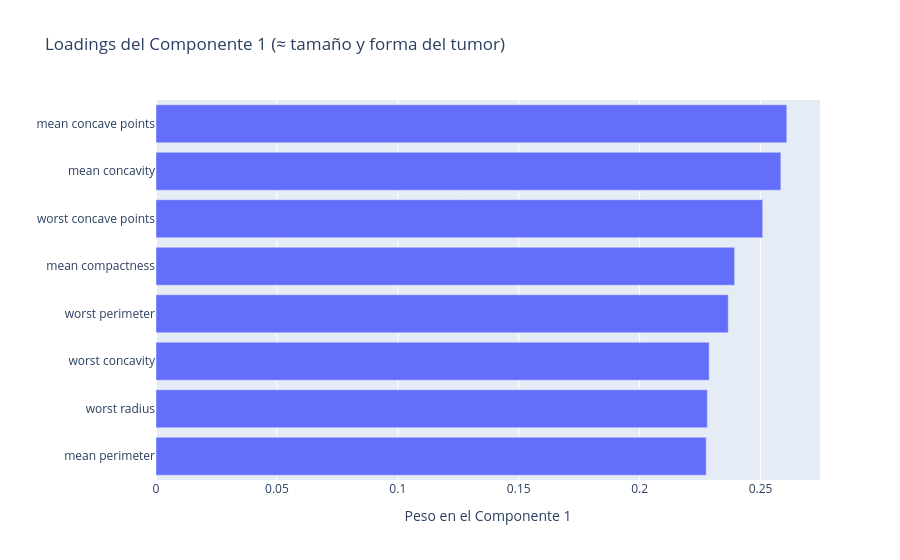

The cell this chart's notebook holds for it:
### Markdown cell above
¿Qué **significa** cada eje? Los **loadings** dicen cuánto pesa cada variable en el Componente 1:

### Code cell
loadings = pd.Series(pca.components_[0], index=cancer.data.columns)
top = loadings.reindex(loadings.abs().sort_values(ascending=False).index).head(8)
fig = px.bar(x=top.values[::-1], y=top.index[::-1], orientation='h',
             labels={'x': 'Peso en el Componente 1', 'y': ''},
             title='Loadings del Componente 1 (≈ tamaño y forma del tumor)')
fig.show()

### Figure 1 — Plotly figure (JSON) as saved in the notebook; plotly's stock layout.template omitted (floating-point values rounded to 4 significant figures)
{"data": [{"hovertemplate": "Peso en el Componente 1=%{x}<br>=%{y}<extra></extra>", "legendgroup": "", "marker": {"color": "#636efa", "pattern": {"shape": ""}}, "name": "", "orientation": "h", "showlegend": false, "textposition": "auto", "type": "bar", "x": [0.2275, 0.228, 0.2288, 0.2366, 0.2393, 0.2509, 0.2584, 0.2609], "xaxis": "x", "y": ["mean perimeter", "worst radius", "worst concavity", "worst perimeter", "mean compactness", "worst concave points", "mean concavity", "mean concave points"], "yaxis": "y"}], "layout": {"barmode": "relative", "legend": {"tracegroupgap": 0}, "title": {"text": "Loadings del Componente 1 (≈ tamaño y forma del tumor)"}, "xaxis": {"anchor": "y", "domain": [0.0, 1.0], "title": {"text": "Peso en el Componente 1"}}, "yaxis": {"anchor": "x", "domain": [0.0, 1.0], "title": {"text": ""}}}}
